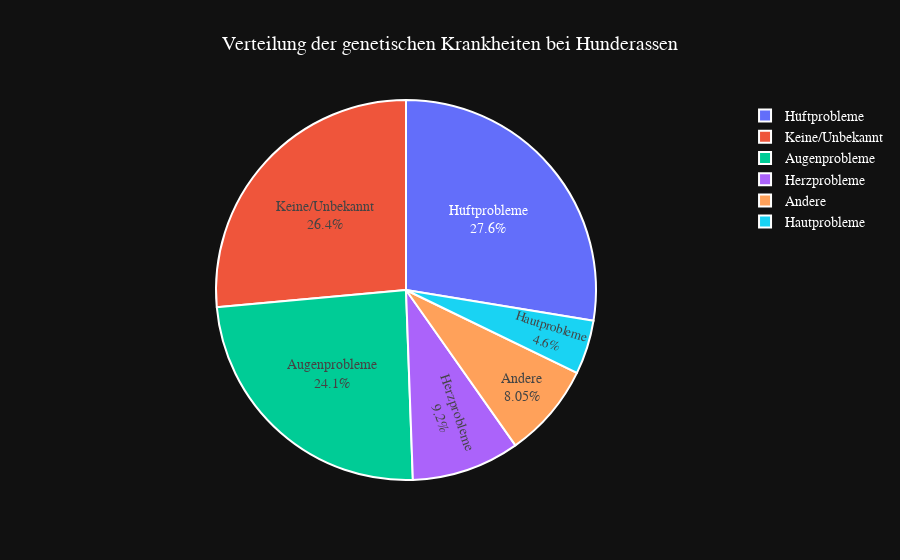

The notebook cell saved with this chart:
### Code cell
# Häufigkeiten zählen
ailment_counts = data['Simplified_Ailments'].value_counts()

# Pie Chart erstellen
fig = px.pie(
    values=ailment_counts.values,
    names=ailment_counts.index,
    title='Verteilung der genetischen Krankheiten bei Hunderassen',
    template='plotly_dark'
)

# Styling anpassen
fig.update_layout(
    font=dict(
        family="Verdana",
        size=14,
        color="white"
    ),
    title_font=dict(
        family="Verdana",
        size=20,
        color="white"
    ),
    title_x=0.5,
    title_xanchor='center'
)

# Prozentwerte und Anzahl anzeigen
fig.update_traces(
    textposition='inside',
    textinfo='percent+label',
    hovertemplate='<b>%{label}</b><br>' +
                  'Anzahl: %{value}<br>' +
                  'Anteil: %{percent}<br>' +
                  '<extra></extra>',
    marker=dict(
        line=dict(color='white', width=2)
    )
)

fig.show()

### Figure 1 — Plotly figure (JSON) as saved in the notebook; plotly's stock layout.template omitted (floating-point values rounded to 4 significant figures)
{"data": [{"domain": {"x": [0, 1], "y": [0, 1]}, "hovertemplate": "<b>%{label}</b><br>Anzahl: %{value}<br>Anteil: %{percent}<br><extra></extra>", "labels": ["Hüftprobleme", "Keine/Unbekannt", "Augenprobleme", "Herzprobleme", "Andere", "Hautprobleme"], "legendgroup": "", "marker": {"line": {"color": "white", "width": 2}}, "name": "", "showlegend": true, "textinfo": "percent+label", "textposition": "inside", "type": "pie", "values": [24, 23, 21, 8, 7, 4]}], "layout": {"font": {"color": "white", "family": "Verdana", "size": 14}, "legend": {"tracegroupgap": 0}, "title": {"font": {"color": "white", "family": "Verdana", "size": 20}, "text": "Verteilung der genetischen Krankheiten bei Hunderassen", "x": 0.5, "xanchor": "center"}}}
